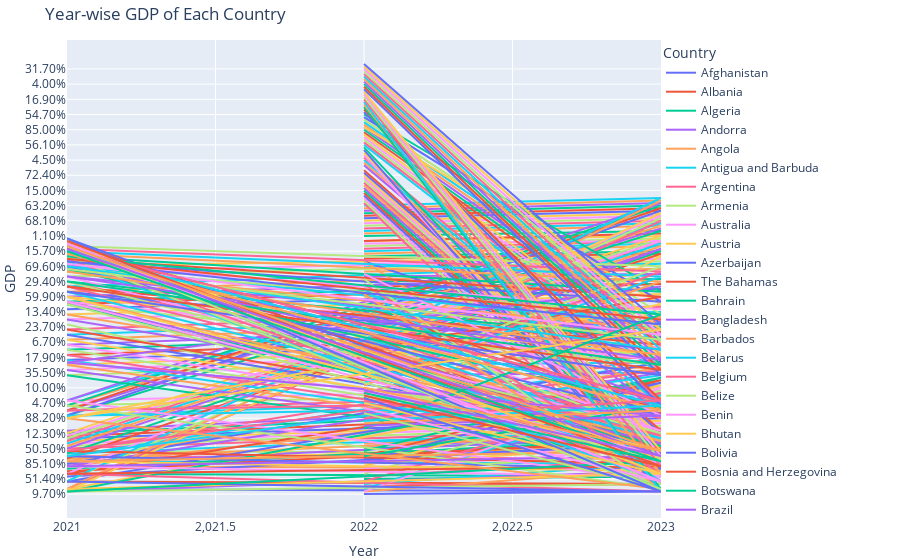

Notebook code for this chart:
### Code cell
import pandas as pd
import plotly.express as px

df =  pd.read_csv("world_literacy_data_2021_2023.csv")

#Plot the year-wise GDP of each country
fig_gdp = px.line(df, x='Year', y='GDP', color='Country', markers=True)

# Customize the layout
fig.update_layout(
     title='Year-wise GDP of Each Country',
    xaxis_title='Year',
    yaxis_title='GDP',
    legend_title='Country',
    legend=dict(x=1, y=1),  # Position legend outside the plot area
    margin=dict(l=0, r=200, t=40, b=40)  # Adjust margins to fit the legend
)

# Show the figure
fig.show()
